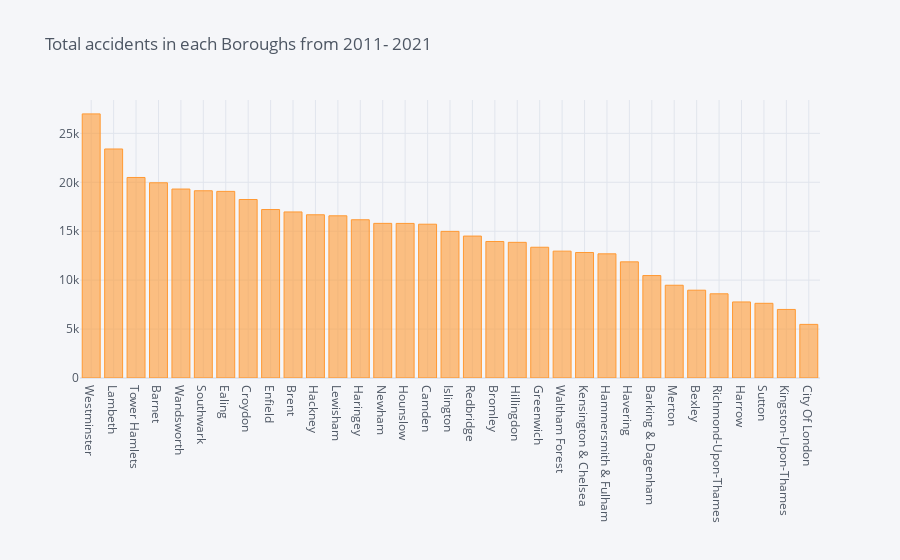

The cell this chart's notebook holds for it:
### Markdown cell above
Why is there an increase in accidents from 2019 to 2020 in Wandsworth when all other have relatively sharp drop...?

### Code cell
#Bar chart of total accidents by Borough between 2011-2021 using plotly for interaction
vehicle_accidents.groupby("Borough")["Borough"].count().sort_values(ascending = False).to_frame().rename(columns = {"Borough": "Total Accidents"}).reset_index().iplot(kind = "bar", 
title = "Total accidents in each Boroughs from 2011- 2021", x = "Borough", y = "Total Accidents")

### Figure 1 — Plotly figure (JSON) as saved in the notebook; plotly's stock layout.template omitted (floating-point values rounded to 4 significant figures)
{"data": [{"marker": {"color": "rgba(255, 153, 51, 0.6)", "line": {"color": "rgba(255, 153, 51, 1.0)", "width": 1}}, "name": "Total Accidents", "orientation": "v", "text": "", "type": "bar", "x": ["Westminster", "Lambeth", "Tower Hamlets", "Barnet", "Wandsworth", "Southwark", "Ealing", "Croydon", "Enfield", "Brent", "Hackney", "Lewisham", "Haringey", "Newham", "Hounslow", "Camden", "Islington", "Redbridge", "Bromley", "Hillingdon", "Greenwich", "Waltham Forest", "Kensington & Chelsea", "Hammersmith & Fulham", "Havering", "Barking & Dagenham", "Merton", "Bexley", "Richmond-Upon-Thames", "Harrow", "Sutton", "Kingston-Upon-Thames", "City Of London"], "y": [26990, 23404, 20492, 19951, 19311, 19135, 19072, 18242, 17218, 16971, 16680, 16575, 16173, 15804, 15798, 15717, 14983, 14505, 13951, 13865, 13363, 12965, 12827, 12689, 11870, 10470, 9480, 8974, 8605, 7773, 7633, 7006, 5480]}], "layout": {"autosize": true, "legend": {"bgcolor": "#F5F6F9", "font": {"color": "#4D5663"}}, "paper_bgcolor": "#F5F6F9", "plot_bgcolor": "#F5F6F9", "title": {"font": {"color": "#4D5663"}, "text": "Total accidents in each Boroughs from 2011- 2021"}, "xaxis": {"autorange": true, "gridcolor": "#E1E5ED", "range": [-0.5, 32.5], "showgrid": true, "tickfont": {"color": "#4D5663"}, "title": {"font": {"color": "#4D5663"}, "text": ""}, "type": "category", "zerolinecolor": "#E1E5ED"}, "yaxis": {"autorange": true, "gridcolor": "#E1E5ED", "range": [0, 28410.0], "showgrid": true, "tickfont": {"color": "#4D5663"}, "title": {"font": {"color": "#4D5663"}, "text": ""}, "type": "linear", "zerolinecolor": "#E1E5ED"}}}
